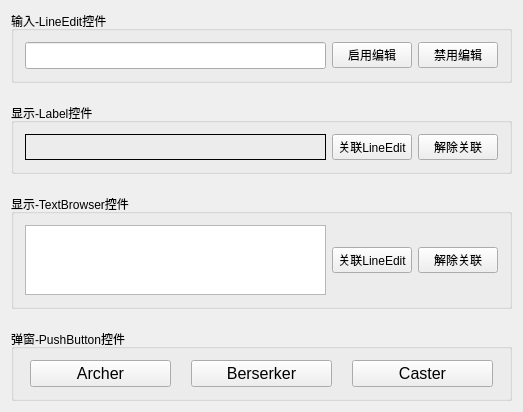
<?xml version="1.0" encoding="UTF-8"?>
<ui version="4.0">
 <class>Widget</class>
 <widget class="QWidget" name="Widget">
  <property name="geometry">
   <rect>
    <x>0</x>
    <y>0</y>
    <width>523</width>
    <height>401</height>
   </rect>
  </property>
  <property name="windowTitle">
   <string>Widget</string>
  </property>
  <layout class="QVBoxLayout" name="verticalLayout">
   <property name="spacing">
    <number>20</number>
   </property>
   <item>
    <widget class="QGroupBox" name="groupBox">
     <property name="title">
      <string>输入-LineEdit控件</string>
     </property>
     <layout class="QHBoxLayout" name="horizontalLayout">
      <item>
       <widget class="QLineEdit" name="lineEdit">
        <property name="font">
         <font>
          <pointsize>12</pointsize>
         </font>
        </property>
       </widget>
      </item>
      <item>
       <widget class="QPushButton" name="lineEditEnableBtn">
        <property name="text">
         <string>启用编辑</string>
        </property>
       </widget>
      </item>
      <item>
       <widget class="QPushButton" name="lineEditDisableBtn">
        <property name="text">
         <string>禁用编辑</string>
        </property>
       </widget>
      </item>
     </layout>
    </widget>
   </item>
   <item>
    <widget class="QGroupBox" name="groupBox_2">
     <property name="title">
      <string>显示-Label控件</string>
     </property>
     <layout class="QHBoxLayout" name="horizontalLayout_2" stretch="1,0,0">
      <item>
       <widget class="QLabel" name="label">
        <property name="font">
         <font>
          <pointsize>12</pointsize>
         </font>
        </property>
        <property name="frameShape">
         <enum>QFrame::Box</enum>
        </property>
        <property name="text">
         <string/>
        </property>
       </widget>
      </item>
      <item>
       <widget class="QPushButton" name="labelConnectBtn">
        <property name="text">
         <string>关联LineEdit</string>
        </property>
       </widget>
      </item>
      <item>
       <widget class="QPushButton" name="labelDisconnectBtn">
        <property name="text">
         <string>解除关联</string>
        </property>
       </widget>
      </item>
     </layout>
    </widget>
   </item>
   <item>
    <widget class="QGroupBox" name="groupBox_3">
     <property name="title">
      <string>显示-TextBrowser控件</string>
     </property>
     <layout class="QHBoxLayout" name="horizontalLayout_3">
      <item>
       <widget class="QTextBrowser" name="textBrowser">
        <property name="font">
         <font>
          <pointsize>12</pointsize>
         </font>
        </property>
       </widget>
      </item>
      <item>
       <widget class="QPushButton" name="textBrsConnectBtn">
        <property name="text">
         <string>关联LineEdit</string>
        </property>
       </widget>
      </item>
      <item>
       <widget class="QPushButton" name="textBrsDisconnectBtn">
        <property name="text">
         <string>解除关联</string>
        </property>
       </widget>
      </item>
     </layout>
    </widget>
   </item>
   <item>
    <widget class="QGroupBox" name="groupBox_4">
     <property name="title">
      <string>弹窗-PushButton控件</string>
     </property>
     <layout class="QHBoxLayout" name="horizontalLayout_4">
      <property name="spacing">
       <number>20</number>
      </property>
      <property name="leftMargin">
       <number>16</number>
      </property>
      <property name="rightMargin">
       <number>16</number>
      </property>
      <item>
       <widget class="QPushButton" name="ArcherBtn">
        <property name="font">
         <font>
          <pointsize>12</pointsize>
         </font>
        </property>
        <property name="text">
         <string>Archer</string>
        </property>
       </widget>
      </item>
      <item>
       <widget class="QPushButton" name="BerserkerBtn">
        <property name="font">
         <font>
          <pointsize>12</pointsize>
         </font>
        </property>
        <property name="text">
         <string>Berserker</string>
        </property>
       </widget>
      </item>
      <item>
       <widget class="QPushButton" name="CasterBtn">
        <property name="font">
         <font>
          <pointsize>12</pointsize>
         </font>
        </property>
        <property name="text">
         <string>Caster</string>
        </property>
       </widget>
      </item>
     </layout>
    </widget>
   </item>
  </layout>
 </widget>
 <layoutdefault spacing="6" margin="11"/>
 <resources/>
 <connections/>
</ui>
